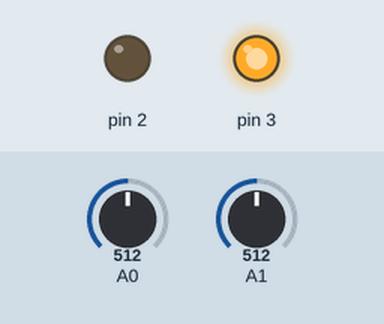
A sketch run on a simulated Arduino Uno, built with avr-gcc and run on an emulated ATmega328P. On the bench: output pins drawn as LEDs (lit = HIGH). The inputs (shaded band) are chosen by the test bench; at power-on: A0 = 512, A1 = 512.

Above: at 1.2 s.
1.3 s: A0 set to 488
At 1.8 s:
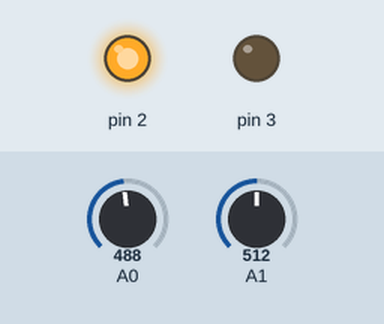
2.8 s: A1 set to 485
At 4.0 s:
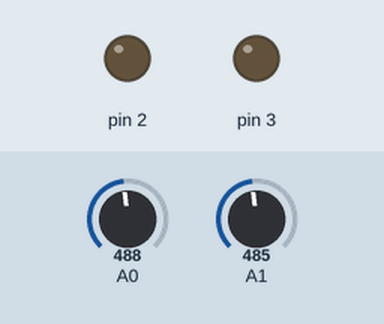
4.3 s: A1 set to 510
At 5.2 s:
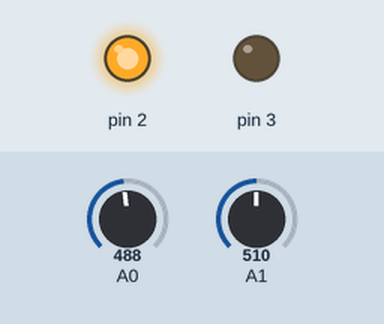
5.8 s: A1 set to 490
At 6.4 s:
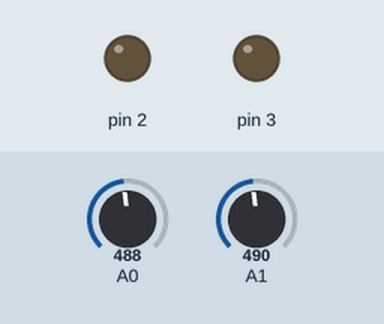
Timing chart, 0 to 8.3 s (numbered marks = the images above; inputs shaded):
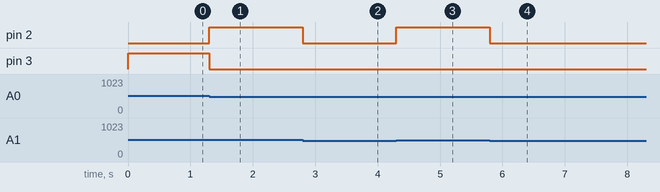

Measured:
- the behaviour switches between 501 and 500 on A0 (found by bisection; images 0 and 1)
- the behaviour switches between 501 and 500 on A1 (found by bisection; images 1 and 2)
- after the input at 1.3 s, pin 2: LOW → HIGH at once; pin 3: HIGH → LOW at once
- after the input at 2.8 s, pin 2: HIGH → LOW at once
- after the input at 4.3 s, pin 2: LOW → HIGH at once
- after the input at 5.8 s, pin 2: HIGH → LOW at once

The sketch:

Harjoitus6.ino
```cpp
void setup() {
  // put your setup code here, to run once:
  Serial.begin(9600);
  pinMode(2, OUTPUT);
  pinMode(3, OUTPUT);
}

int bit1;
int bit2;

int num1 = 0;
int num2 = 0;
int sum = 0;

void loop() {

  bit1 = analogRead(0);
  bit2 = analogRead(1);
  if(bit1 > 500) {
    num1 = 1;
  }
  else {
    num1 = 0;
  }
  if(bit2 > 500) {
    num2 = 1;
  }
  else {
    num2 = 0;
  }

  sum = (num1 + num2);

  switch(sum) {

    case 0: {
      digitalWrite(2, LOW);
      digitalWrite(3, LOW);
      break;
    }
    case 1: {
      digitalWrite(2, HIGH);
      digitalWrite(3, LOW);
      break;
    }
    case 2: {
      digitalWrite(2, LOW);
      digitalWrite(3, HIGH);
      break;
    }

  }

  // put your main code here, to run repeatedly:

}
```
